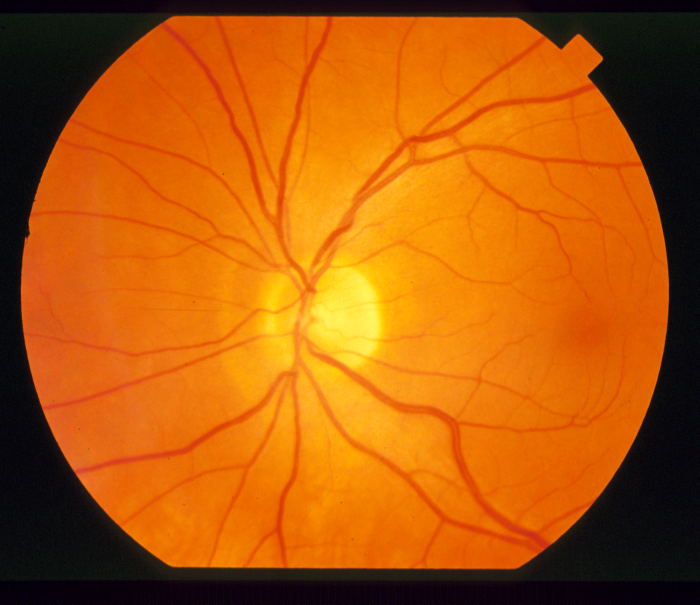
#> input picture pictures/im0163.ppm, 700 x 605 px
$ jupyter execute --allow-errors EyeFundus.ipynb
#> lines starting #> are read from the running program, lines starting #| are printed output that depends on the picture; after the words box and inside, x2 and y2 are one past the last pixel; in counts of white or black regions, pixels touching at a corner belong together
# PROJEKT 2 - ANALIZA OBRAZÓW DNA OKA (SEGMENTACJA OBRAZU)

Celem projektu jest stworzenie systemu służącego do segmentacji (wykrywania) naczyń krwionośnych w obrazach dna oka oraz wykonanie eksperymentów weryfikujących jakość segmentacji.

Import wykorzystanych w projekcie bibliotek:

[cell 1]
from pylab import *
from skimage import img_as_float,img_as_ubyte
from skimage.color import rgb2gray, grey2rgb,rgb2hsv
from skimage.filters import frangi, meijering, median
from skimage.morphology import disk, dilation, erosion, thin
from skimage.exposure import equalize_adapthist
from skimage.transform import rescale

[cell 2]
folder = 'pictures/'
images = ['im0001', 'im0002', 'im0003', 'im0004', 'im0005', 'im0044', 'im0077', 'im0081', 'im0082', 'im0139', 'im0162', 'im0163', 'im0235', 'im0236', 'im0239', 'im0240', 'im0255', 'im0291', 'im0319', 'im0324']
in_img = '.ppm'
out_img = '.ah.ppm'

Funkacja pomocnicza wyświetlająca pobrany jako argument obraz w odpowiednim miejscu:

[cell 3]
# [4 lines left out: function show_image, not called in this run]

Funkcja przetwarzająca obraz wejściowy w celu wyodrębnienia naczyń krwionośnych:

[cell 4]
# [35 lines left out: function process_image, not called in this run]

[cell 5]
# [32 lines left out: function diffrence, not called in this run]

[cell 6]
images = ['im0077', 'im0081', 'im0082', 'im0162', 'im0163', 'im0239', 'im0240']

columns = 2
rows = len(images)
fig=plt.figure(figsize=(15, rows * 7))
avgsensitivity=0.0
avgspecificity=0.0
#> (the rest of this cell did not finish here and is left out)

# KLASYFIKATOR KNN

[cell 7]
from sklearn.model_selection import train_test_split
from sklearn.neighbors import KNeighborsClassifier
from sklearn import metrics

from scipy.stats import moment
import cv2

## Wstępne przetworzenie obrazu

[cell 8]
def image_preprocessing(image):
    image = img_as_float(plt.imread(image))

    mask = rgb2gray(image)
    mask[mask > 0.15] = 1
    mask[mask <= 0.15] = 0
    mask = -mask
    mask = erosion(mask, disk(1))
    mask = dilation(mask, disk(5))
    mask = erosion(mask, disk(2))

    image = image[:,:,1]
    image = equalize_adapthist(image, clip_limit=0.02)

    image[mask == 0] = 0

    return image

## Wczytanie danych

[cell 9]
folder = 'pictures/'
#> folder = 'pictures/'
images = ['im0001', 'im0002', 'im0003', 'im0004', 'im0005', 'im0044', 'im0077', 'im0081',
          'im0082', 'im0139', 'im0162', 'im0163', 'im0235', 'im0236', 'im0239', 'im0240',
          'im0255', 'im0291', 'im0319', 'im0324']
in_img = '.ppm'
out_img = '.ah.ppm'

[cell 10]
data_list = []
target_list = []

learn_images = images[:3]

#> (the rest of this cell did not finish here and is left out)

    target_list += [img_as_float(plt.imread(folder + img + out_img))]

## Ekstrakcja cech z obrazu

[cell 11]
## funkcja zwracająca informacje o dzjęciach wykorzystanych do nauki
def features_labe_create(data_list, target_list):

    variance = []
#> variance = []
    central_moment_3 = []
    central_moment_4 = []
    hu_moment = []
    target = []

    n = 5

    for image_data in data_list:
        x, y = image_data.shape
        for i in range(x // n):
            for j in range(y // n):
                img_data = image_data[n*i : n*(i+1), n*j : n*(j+1)].flatten()
                variance += [moment(img_data, moment = 2)]
                central_moment_3 += [moment(img_data, moment = 3)]
                central_moment_4 += [moment(img_data, moment = 4)]
                hu_moment += [cv2.HuMoments(cv2.moments(img_data))]

    for image_target in target_list:
        x, y = image_target.shape
        for i in range(x // n):
            for j in range(y // n):
                img_target = image_target[n*i : n*(i+1), n*j : n*(j+1)]
                target += [img_target[2,2]]

    return variance, central_moment_3, central_moment_4, target


## funkcja zwracająca informacje o zdjęciu, z którego chcemy wyodrębnić naczynia
def features_create(image_data):

    variance = []
    central_moment_3 = []
    central_moment_4 = []
    hu_moment = []

    n = 5

    x, y = image_data.shape
    for i in range(x // n):
        for j in range(y // n):
            img_data = image_data[n*i : n*(i+1), n*j : n*(j+1)].flatten()
            variance += [moment(img_data, moment = 2)]
            central_moment_3 += [moment(img_data, moment = 3)]
            central_moment_4 += [moment(img_data, moment = 4)]
            hu_moment += [cv2.HuMoments(cv2.moments(img_data))]

    return list(zip(variance, central_moment_3, central_moment_4))

## Klasyfikator

[cell 12]
variance, central_moment_3, central_moment_4, target = features_labe_create(data_list, target_list)
#> variance = []; central_moment_3 = []; central_moment_4 = []; target = []
features = list(zip(variance, central_moment_3, central_moment_4))
#> features = []
label = target
#> label = []

#> (the rest of this cell did not finish here and is left out)

## Segmentacja obrazu

[cell 13]
my_picture = image_preprocessing("pictures/im0163.ppm")
#> call 2 of image_preprocessing, with image = 'pictures/im0163.ppm'
#> in image_preprocessing (call 2), `mask = rgb2gray(image)`:
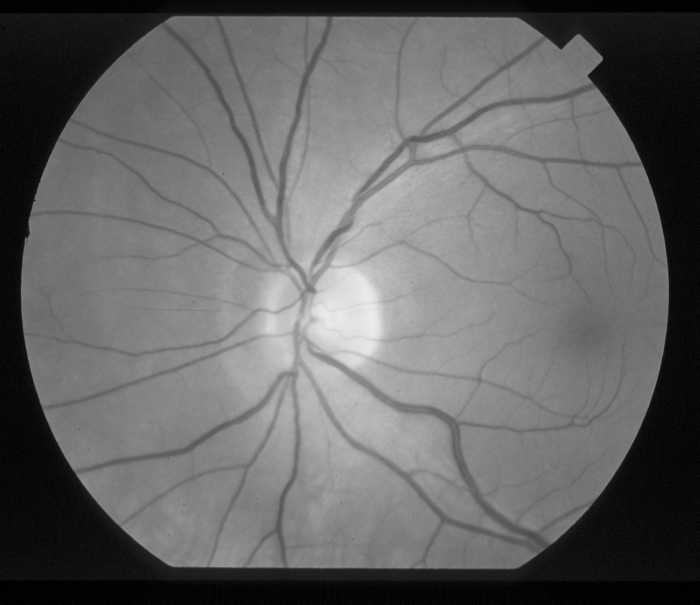
#> mask: shape (605, 700) float64; min 0.000848, max 0.935, mean 0.399
#> in image_preprocessing (call 2), `mask[mask > 0.15] = 1`:
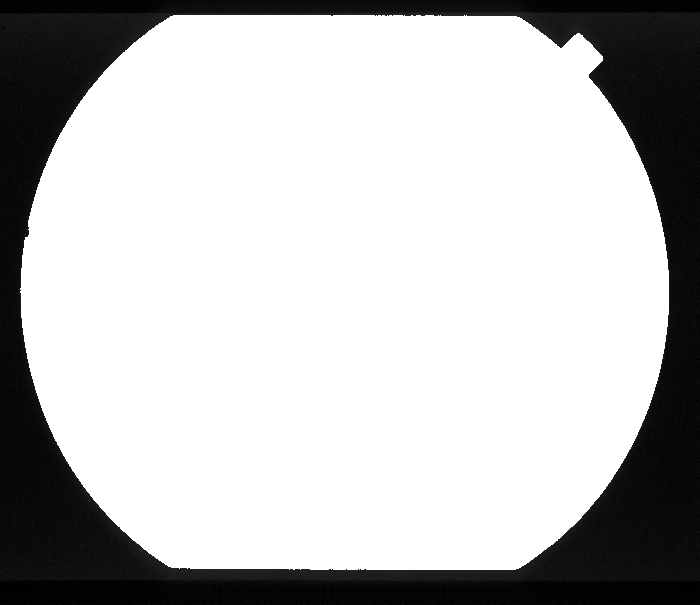
#> mask: shape (605, 700) float64; min 0.000848, max 1, mean 0.747
#> in image_preprocessing (call 2), `mask[mask <= 0.15] = 0`: mask: shape (605, 700) float64; values 0 (black) and 1 (white), 73.5% white; 1 black region, box (x1, y1, x2, y2) and area: (0, 0, 700, 605) 112381
#> in image_preprocessing (call 2), `mask = -mask`:
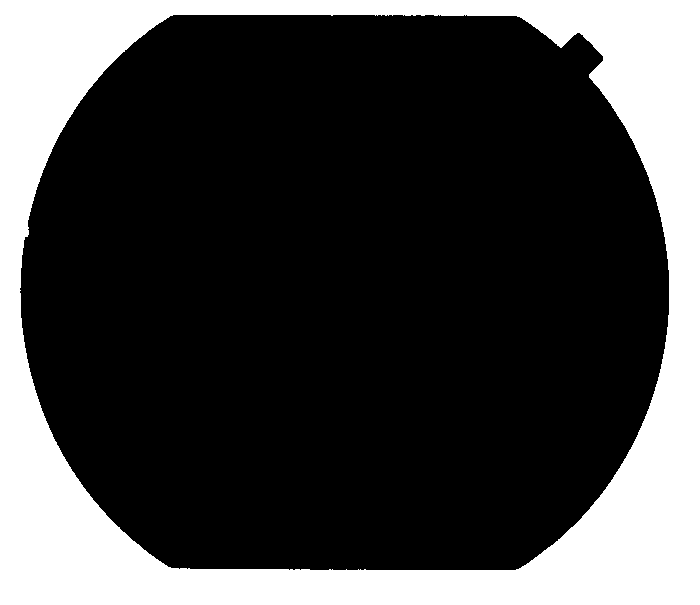
#> mask: shape (605, 700) float64; values -1 (black) and 0 (white), 26.5% white; 1 white region, box (x1, y1, x2, y2) and area: (0, 0, 700, 605) 112381
#> in image_preprocessing (call 2), `mask = erosion(mask, disk(1))`:
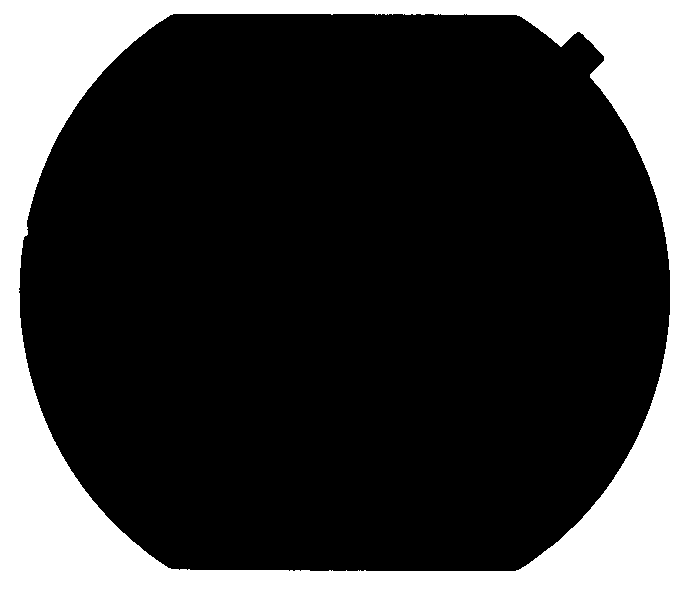
#> mask: shape (605, 700) float64; values -1 (black) and 0 (white), 26.1% white; 1 white region, box (x1, y1, x2, y2) and area: (0, 0, 700, 605) 110492
#> in image_preprocessing (call 2), `mask = dilation(mask, disk(5))`:
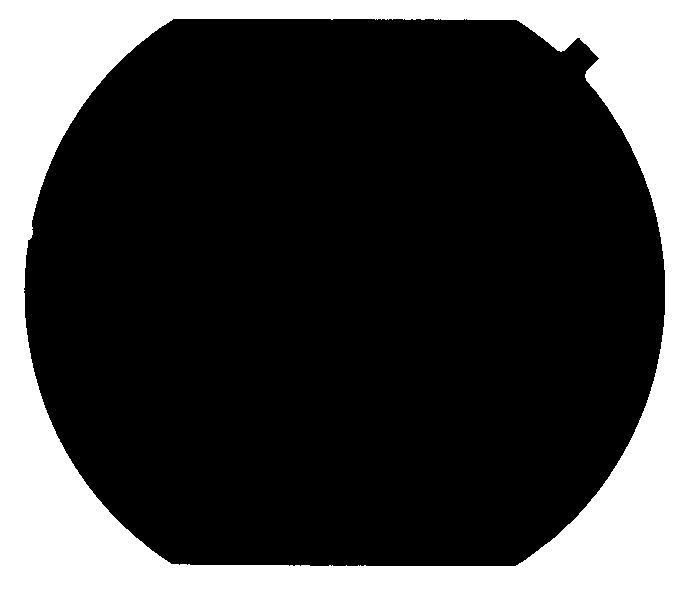
#> mask: shape (605, 700) float64; values -1 (black) and 0 (white), 28.5% white; 1 white region, box (x1, y1, x2, y2) and area: (0, 0, 700, 605) 120623
#> in image_preprocessing (call 2), `mask = erosion(mask, disk(2))`:
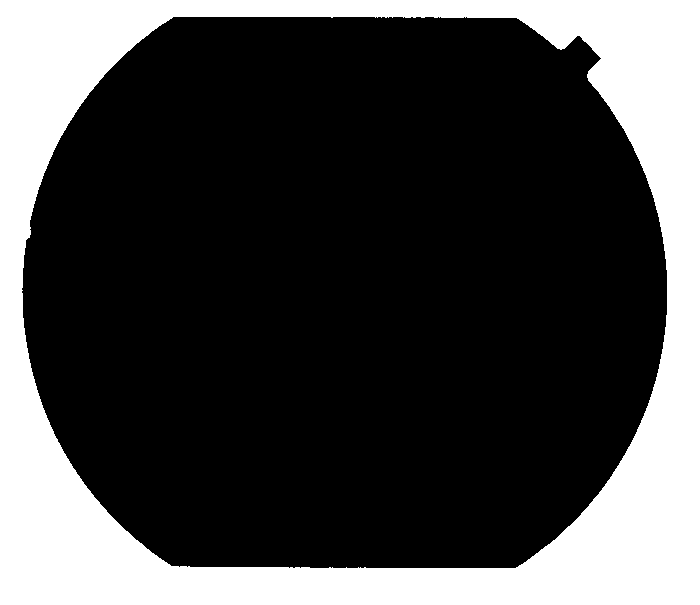
#> mask: shape (605, 700) float64; values -1 (black) and 0 (white), 27.6% white; 1 white region, box (x1, y1, x2, y2) and area: (0, 0, 700, 605) 116899
#> in image_preprocessing (call 2), `image = image[:,:,1]`:
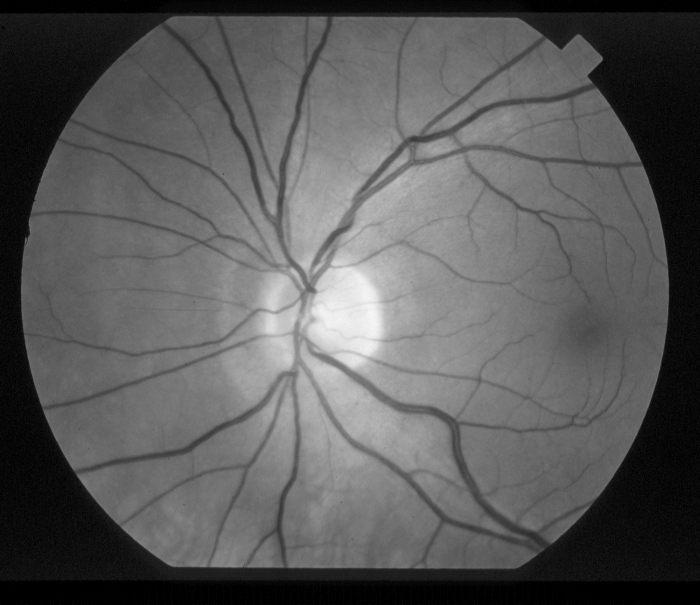
#> image: shape (605, 700) float64; min 0, max 0.965, mean 0.349
#> in image_preprocessing (call 2), `image = equalize_adapthist(image, clip_limit=0.02)`:
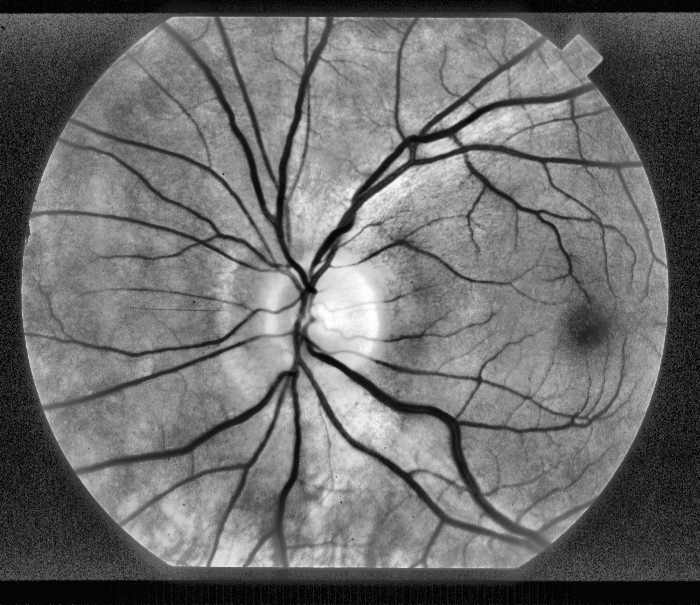
#> image: shape (605, 700) float64; min 0, max 1, mean 0.428
#> in image_preprocessing (call 2), `image[mask == 0] = 0`:
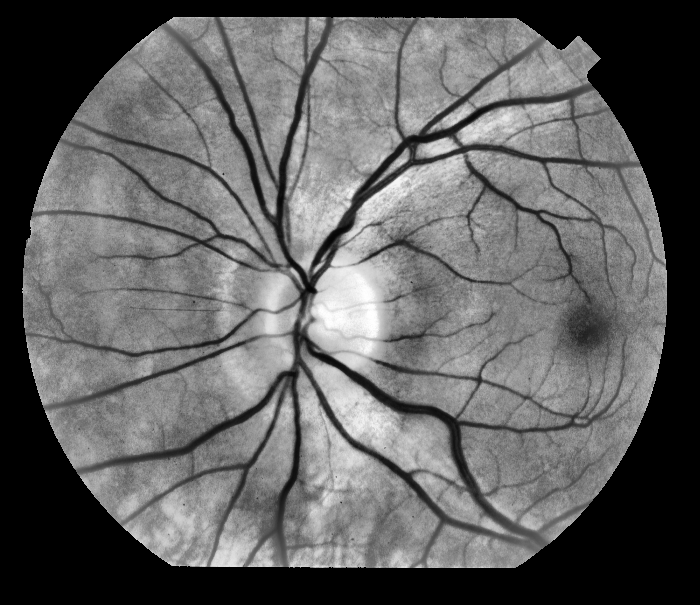
#> image: shape (605, 700) float64; min 0, max 1, mean 0.381
out_image = plt.imread("pictures/im0163.ah.ppm")
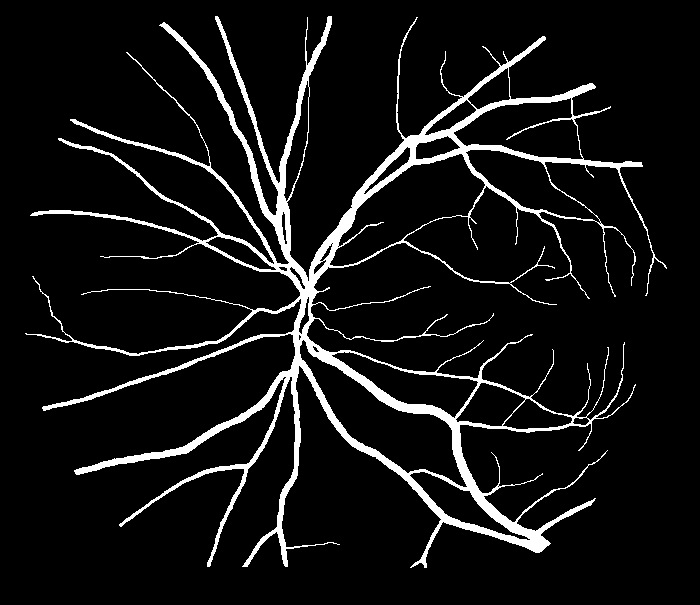
#> input picture pictures/im0163.ah.ppm, 700 x 605 px
#> out_image: shape (605, 700); 7.7% white; 1 white region, box (x1, y1, x2, y2) and area: (25, 16, 667, 568) 32751
x, y = my_picture.shape
#> x = 605; y = 700
pct = features_create(my_picture)
#> after the loop in features_create, `for i in range(x // n):`: central_moment_3 = 16940 values, max 0.0472 at index 15006, min -0.0444 at index 15148, mean 3.64e-05; central_moment_4 = 16940 values, max 0.042 at index 15866, min 0 at index 0, mean 0.000354; hu_moment = 16940 items, first 6: [0, 0, 0, 0, 0, 0, 0], [0, 0, 0, 0, 0, 0, 0], [0, 0, 0, 0, 0, 0, 0], [0, 0, 0, 0, 0, 0, 0], [0, 0, 0, 0, 0, 0, 0], [0, 0, 0, 0, 0, 0, 0]; variance = 16940 values, max 0.19 at index 15866, min 0 at index 0, mean 0.0045
#> pct = 16940 items, first 6: (0, 0, 0), (0, 0, 0), (0, 0, 0), (0, 0, 0), (0, 0, 0), (0, 0, 0)
#> (the rest of this cell did not finish here and is left out)
